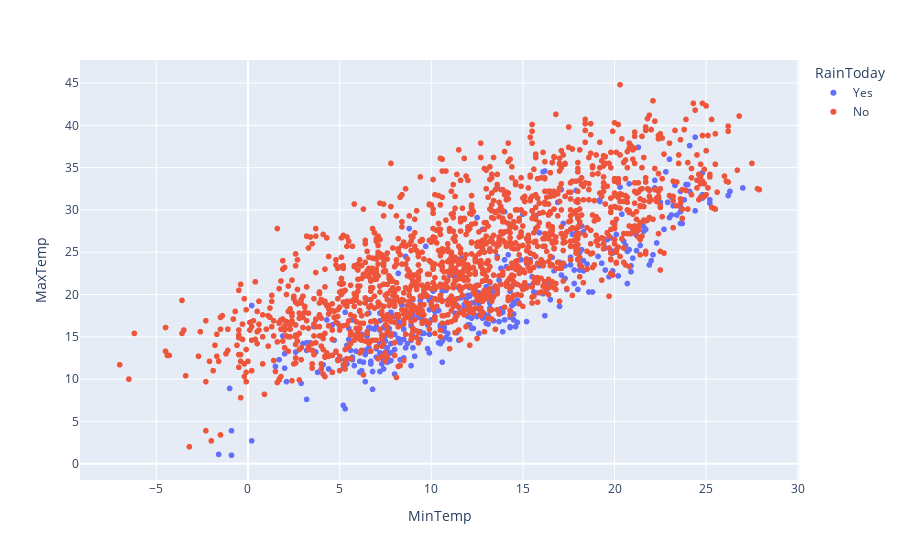

The code cell stored with this chart in its notebook:
### Code cell
px.scatter(raw_df.sample(2000), x="MinTemp", y="MaxTemp",color="RainToday")

### Figure 1 — Plotly figure (JSON) as saved in the notebook; plotly's stock layout.template omitted (floating-point values rounded to 4 significant figures; data arrays with more than 128 entries replaced by an {"elided": "..."} marker saying what was removed)
{"data": [{"hovertemplate": "RainToday=Yes<br>MinTemp=%{x}<br>MaxTemp=%{y}<extra></extra>", "legendgroup": "Yes", "marker": {"color": "#636efa", "symbol": "circle"}, "mode": "markers", "name": "Yes", "showlegend": true, "type": "scattergl", "x": {"elided": "409 float values"}, "xaxis": "x", "y": {"elided": "409 float values"}, "yaxis": "y"}, {"hovertemplate": "RainToday=No<br>MinTemp=%{x}<br>MaxTemp=%{y}<extra></extra>", "legendgroup": "No", "marker": {"color": "#EF553B", "symbol": "circle"}, "mode": "markers", "name": "No", "showlegend": true, "type": "scattergl", "x": {"elided": "1591 float values"}, "xaxis": "x", "y": {"elided": "1591 float values"}, "yaxis": "y"}], "layout": {"legend": {"title": {"text": "RainToday"}, "tracegroupgap": 0}, "margin": {"t": 60}, "xaxis": {"anchor": "y", "domain": [0, 1], "title": {"text": "MinTemp"}}, "yaxis": {"anchor": "x", "domain": [0, 1], "title": {"text": "MaxTemp"}}}}
